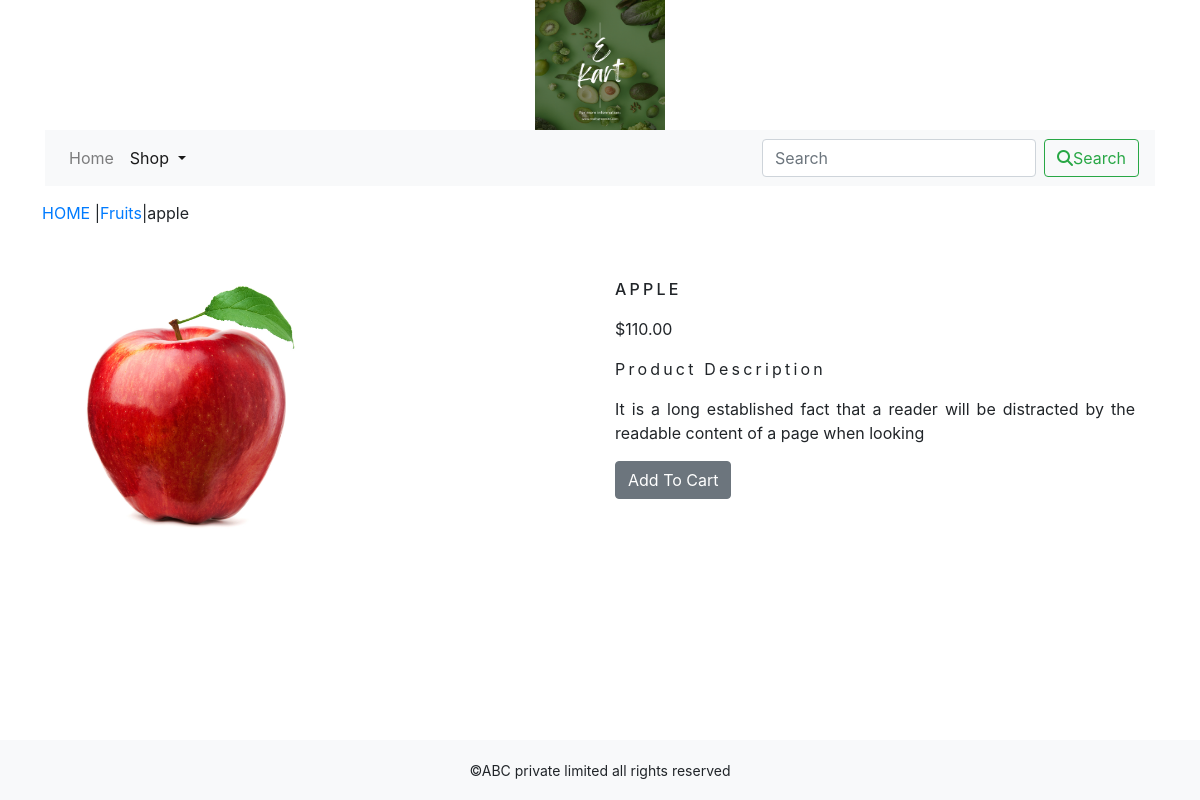
The page /shop/fruits/apple/ on the database its author committed.
### shop/models.py (models this page shows, shortened)
class Product(models.Model):
    name=models.CharField(max_length=250,unique=True)
    slug=models.SlugField(max_length=250,unique=True)
    description=models.TextField(blank=True)
    price=models.DecimalField(max_digits=10,decimal_places=2)
    category=models.ForeignKey(Category,on_delete=models.CASCADE)
    image = models.ImageField(upload_to='product', blank=True)
    stock=models.IntegerField()
    available=models.BooleanField(default=True)
    created=models.DateTimeField(auto_now_add=True)
    updated=models.DateTimeField(auto_now=True)
    class Meta:
        ordering=('name',)
        verbose_name='product'
        verbose_name_plural='products'

class Category(models.Model):
    name=models.CharField(max_length=250,unique=True)
    slug=models.SlugField(max_length=250,unique=True)
    description=models.TextField()
    image=models.ImageField(upload_to='category',blank=True)
    class Meta:
        ordering=('name',)
        verbose_name='category'
        verbose_name_plural='categories'
    def get_url(self):
        return reverse('shop:products_by_category',args=[self.slug])
    def __str__(self):
        return '{}'.format(self.name)

### shop/views.py (the view)
# urls.py: path('<slug:c_slug>/<slug:product_slug>/',views.proDetail,name='prodCatdetail'),
def proDetail(request,c_slug,product_slug):
    try:
        product=Product.objects.get(category__slug=c_slug,slug=product_slug)
    except Exception as e:
        raise e
    return render(request,'product.html',{'product':product})

### cart/context_processors.py (called while the page is built)
def counter(request):
    item_count=0
    if 'admin' in request.path:
        return {}
    else:
        try:
            cart=Cart.objects.filter(cart_id=cart_id(request))
            cart_items=CartItem.objects.all().filter(cart=cart[:1])
            for cart_item in cart_items:
                item_count += cart_item.quantity
        except Cart.DoesNotExist:
            item_count = 0
    return  dict(item_count=item_count)

### cart/views.py (called while the page is built)
def cart_id(request):
    cart=request.session.session_key
    if not cart:
        cart=request.session.create()
    return cart

### shop/context_processors.py (called while the page is built)
def menu_links(request):
    links=Category.objects.all()
    return dict(links=links)

### templates/product.html (shortened to what this page needs)
{% extends 'base.html' %}
{% load static %}
{% block content %}
<div class="row my_prod_row_class">
    <div class="mx_auto">
  <p><a href="{% url 'shop:allProdCat' %}">HOME</a> |<a href="{{product.category.get_url}}">{{product.category}}</a>|{{product.name}}</p>
  </div>
<div class="container">
<br>
<div class="row">
  <div class="col-12 col-sm-12 col-md-12 col-lg-6 text-center">
      <div style="width: 18rem;">
      <img class="my_image" src="{{product.image.url}}" alt="{{product.name}}">
    </div>
  </div>
     <div class="col-12 col-sm-12 col-md-12 col-lg-6">
         <div>
      <h1 class="my_prod_title">{{product.name}}</h1>
      <p>${{product.price}}</p>
         <p class="my_title">Product Description</p>
      <p class="text-justify my_prod_text">{{product.description}}</p>
      {% if product.stock <= 0 %}
      <p class="text-justify my_prod_text"><b>Out of stock</b></p>
      {% else %}
      <a class="btn btn-secondary" href="{% url 'cart:add_cart' product.id %}">Add To Cart</a>
      {% endif %}
    </div>
  </div>
</div>
   </div>
</div>
{% endblock %}

### shop/static/css/custom.css (style rules this page uses)
body { font-family: 'IBM Plex Mono', monospace; font-family: 'IBM Plex Sans', sans-serif; font-family: 'IBM Plex Serif', serif; }
.my_image { width:100%; height:auto; }
.my_title { font-size:16px; text_transform:Uppercase; letter-spacing:.2em; }
.my_image { padding:5px; }
.my_prod_row_class { padding-top:15px; padding-bottom:20px; }
.my_prod_title { font-size:16px; text-transform:Uppercase; letter-spacing:.2em; padding-top:15px; padding-bottom:10px; }
.my_prod_text { padding-right:20px; }

### rows shown on the page
Product: category "Fruits", name "apple", image (picture), name "APPLE", price "110.00", description "It is a long established fact that a reader will be distracted by the readable content of a page when looking"
